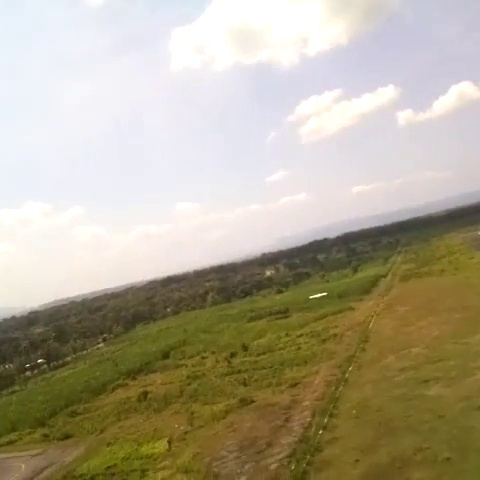
#> input picture data/horizon_uav_dataset/images/a2-converted.mp4-00.08.34.720-00.08.49.080_10.jpg, 480 x 480 px
$ python horizon_detect.py ../../data/horizon_uav_dataset/images/a2-converted.mp4-00.08.34.720-00.08.49.080_10.jpg
#> lines starting #> are read from the running program, lines starting #| are printed output that depends on the picture; after the words box and inside, x2 and y2 are one past the last pixel; in counts of white or black regions, pixels touching at a corner belong together
"""
Attempt 4 — top-N RANSAC (tuned): vectorised hypothesis scoring, point
subsampling, and Lab b* sky classifier.

Changes from attempt 3:
  1. Vectorised RANSAC — all n_iter hypotheses are scored in a single numpy
     matrix operation instead of a Python for-loop, eliminating per-iteration
     Python overhead and dramatically cutting the slow tail.
  2. Boundary-point subsampling — capped at MAX_BOUNDARY_PTS before RANSAC.
     Dense/noisy boundaries can have 2000+ points; subsampling attacks the
     P90/worst-case latency without hurting accuracy (RANSAC is stochastic).
  3. Reduced default iterations (300 vs 500) — the vectorised scorer is fast
     enough that fewer iterations still find a good hypothesis.

Sky/ground classifier (grayscale + Otsu + morph close/open) is unchanged
from attempts 2 and 3.
"""

import argparse
import time
from pathlib import Path

import cv2
import numpy as np


# ---------------------------------------------------------------------------
# Tuning knobs
# ---------------------------------------------------------------------------

_MAX_BOUNDARY_PTS = 400   # subsample boundary before RANSAC
_DEFAULT_ITER = 300        # RANSAC iterations


# ---------------------------------------------------------------------------
# Internal helpers
# ---------------------------------------------------------------------------

def _extract_boundary(image_bgr: np.ndarray):
    """Return (boundary_mask, sky_ground_mask)."""
    gray = cv2.cvtColor(image_bgr, cv2.COLOR_BGR2GRAY)
    blurred = cv2.GaussianBlur(gray, (5, 5), 0)
    _thresh, mask = cv2.threshold(blurred, 0, 255, cv2.THRESH_BINARY + cv2.THRESH_OTSU)

    kernel = cv2.getStructuringElement(cv2.MORPH_RECT, (9, 9))
    mask = cv2.morphologyEx(mask, cv2.MORPH_CLOSE, kernel)
    mask = cv2.morphologyEx(mask, cv2.MORPH_OPEN, kernel)

    gradient_kernel = np.ones((3, 3), np.uint8)
    boundary = cv2.morphologyEx(mask, cv2.MORPH_GRADIENT, gradient_kernel)

    boundary[0, :] = 0
    boundary[-1, :] = 0
    boundary[:, 0] = 0
    boundary[:, -1] = 0

    return boundary, mask


def _ransac_hypotheses(
    points: np.ndarray,
    n_iter: int,
    inlier_threshold: float,
    rng: np.random.Generator,
) -> list:
    """Score n_iter random 2-point hypotheses in one vectorised pass.

    Returns list of (inlier_count: int, inlier_mask: ndarray[bool]).
    """
    n = len(points)

    # Sample n_iter pairs (idx_i, idx_j) with idx_i != idx_j.
    idx_i = rng.integers(0, n, size=n_iter)
    idx_j = rng.integers(0, n - 1, size=n_iter)
    idx_j += (idx_j >= idx_i).astype(idx_j.dtype)  # skip collision

    pts_i = points[idx_i]   # (n_iter, 2)
    pts_j = points[idx_j]   # (n_iter, 2)

    deltas = (pts_j - pts_i).astype(np.float32)
    lengths = np.hypot(deltas[:, 0], deltas[:, 1])  # (n_iter,)
    valid = lengths > 1e-6

    safe_len = np.where(valid, lengths, 1.0)
    vx = deltas[:, 0] / safe_len   # (n_iter,)
    vy = deltas[:, 1] / safe_len   # (n_iter,)

    # Orthogonal distance from every point to every hypothesis.
    # diff_x[h, p] = points[p,0] - pts_i[h,0]  → shape (n_iter, n_points)
    diff_x = points[:, 0][None, :] - pts_i[:, 0:1]
    diff_y = points[:, 1][None, :] - pts_i[:, 1:2]
    dist = np.abs(diff_x * vy[:, None] - diff_y * vx[:, None])

    inlier_masks = dist < inlier_threshold          # (n_iter, n_pts) bool
    inlier_counts = inlier_masks.sum(axis=1)        # (n_iter,)

    keep = valid & (inlier_counts >= 2)
    return [(int(inlier_counts[h]), inlier_masks[h]) for h in np.where(keep)[0]]


def _cluster_and_refit(
    hypotheses: list,
    points: np.ndarray,
    overlap_threshold: float = 0.7,
) -> list:
    """Greedy clustering by inlier-set overlap, then refit with Huber.

    Returns result dicts sorted by confidence desc.
    """
    hypotheses.sort(key=lambda x: x[0], reverse=True)
    total = len(points)
    used = [False] * len(hypotheses)
    results = []

    for i, (count_i, mask_i) in enumerate(hypotheses):
        if used[i]:
            continue
        used[i] = True

        consensus = mask_i.copy()
        for j in range(i + 1, len(hypotheses)):
            if used[j]:
                continue
            count_j, mask_j = hypotheses[j]
            overlap = int((mask_i & mask_j).sum()) / max(count_i, count_j)
            if overlap > overlap_threshold:
                consensus |= mask_j
                used[j] = True

        inlier_pts = points[consensus].astype(np.float32)
        if len(inlier_pts) < 2:
            continue

        vx, vy, x0, y0 = cv2.fitLine(inlier_pts, cv2.DIST_HUBER, 0, 0.01, 0.01).flatten()

        angle_deg = float(np.degrees(np.arctan2(vy, vx)))
        if angle_deg > 90:
            angle_deg -= 180
        elif angle_deg <= -90:
            angle_deg += 180

        intercept_y = float(y0 - (vy / vx) * x0) if abs(vx) > 1e-6 else float("nan")
        inlier_count = int(consensus.sum())

        results.append({
            "angle_deg": angle_deg,
            "intercept_y_at_x0": intercept_y,
            "line": (float(vx), float(vy), float(x0), float(y0)),
            "confidence": inlier_count / total,
            "inlier_count": inlier_count,
        })

    results.sort(key=lambda r: r["confidence"], reverse=True)
    return results


# ---------------------------------------------------------------------------
# Public API
# ---------------------------------------------------------------------------

def detect_horizon(
    image_bgr: np.ndarray,
    n: int = 1,
    ransac_iterations: int = _DEFAULT_ITER,
    inlier_threshold: float = 3.0,
    random_seed: int | None = None,
):
    """Estimate the top-n most likely horizon lines, sorted by confidence desc.

    Each result dict contains:
      - angle_deg:          orientation in (-90, 90], degrees from the x-axis.
      - intercept_y_at_x0: y where the line crosses x=0 (NaN if near-vertical).
      - line:               (vx, vy, x0, y0) from cv2.fitLine.
      - confidence:         fraction of boundary pixels supporting this line.
      - inlier_count:       absolute number of supporting boundary pixels.
      - mask:               binary sky/ground mask (shared across all results).

    Returns dict when n==1, list[dict] when n>1, None/[] on failure.
    """
    boundary, mask = _extract_boundary(image_bgr)

    ys, xs = np.where(boundary > 0)
    if len(xs) < 2:
        return None if n == 1 else []

    points = np.column_stack([xs, ys]).astype(np.float32)
    rng = np.random.default_rng(random_seed)

    # Subsample if too many boundary points — attacks the slow tail without
    # hurting accuracy because RANSAC is already stochastic.
    if len(points) > _MAX_BOUNDARY_PTS:
        idx = rng.choice(len(points), _MAX_BOUNDARY_PTS, replace=False)
        points = points[idx]

    hypotheses = _ransac_hypotheses(points, ransac_iterations, inlier_threshold, rng)
    if not hypotheses:
        return None if n == 1 else []

    results = _cluster_and_refit(hypotheses, points)
    for r in results:
        r["mask"] = mask

    results = results[:n]
    if n == 1:
        return results[0] if results else None
    return results


def draw_horizon(image_bgr: np.ndarray, results: list[dict]) -> np.ndarray:
    """Draw all horizon candidates. Best (highest confidence) is drawn brightest."""
    out = image_bgr.copy()
    h, w = out.shape[:2]

    palette = [(0, 0, 255), (0, 128, 255), (0, 255, 255), (0, 255, 128), (0, 255, 0)]

    for rank, r in enumerate(results):
        vx, vy, x0, y0 = r["line"]
        color = palette[rank % len(palette)]
        thickness = max(1, 3 - rank)

        scale = max(h, w) * 2
        p1 = (int(round(x0 - scale * vx)), int(round(y0 - scale * vy)))
        p2 = (int(round(x0 + scale * vx)), int(round(y0 + scale * vy)))
        cv2.line(out, p1, p2, color, thickness)

        offset = r["intercept_y_at_x0"]
        offset_str = "vertical" if np.isnan(offset) else f"{offset:+.1f}px"
        label = (
            f"#{rank + 1}  conf={r['confidence']:.2f}"
            f"  angle={r['angle_deg']:+.2f}deg  offset={offset_str}"
        )
        cv2.putText(out, label, (10, 25 + rank * 22), cv2.FONT_HERSHEY_SIMPLEX, 0.55, color, 2)

    return out


# ---------------------------------------------------------------------------
# CLI
# ---------------------------------------------------------------------------

def main():
    parser = argparse.ArgumentParser(description=__doc__)
    parser.add_argument("image", type=Path, help="Path to input image")
    parser.add_argument("--out", type=Path, default=None, help="Output path for annotated image")
    parser.add_argument("--n", type=int, default=1, help="Number of horizon candidates (default: 1)")
    parser.add_argument("--iterations", type=int, default=_DEFAULT_ITER, help=f"RANSAC iterations (default: {_DEFAULT_ITER})")
    parser.add_argument("--threshold", type=float, default=3.0, help="Inlier threshold in pixels (default: 3.0)")
    parser.add_argument("--seed", type=int, default=None, help="Random seed for reproducibility")
    args = parser.parse_args()

    img = cv2.imread(str(args.image))
#> img is the input picture: shape (480, 480, 3); mean B, G, R 145.2, 168.4, 176.4
    if img is None:
        raise SystemExit(f"Could not read image: {args.image}")

    t0 = time.perf_counter()
    results = detect_horizon(
        img,
        n=args.n,
        ransac_iterations=args.iterations,
        inlier_threshold=args.threshold,
        random_seed=args.seed,
    )
#> in _extract_boundary, `_thresh, mask = cv2.threshold(blurred, 0, 255, cv2.THRESH_BINARY + cv2..`:
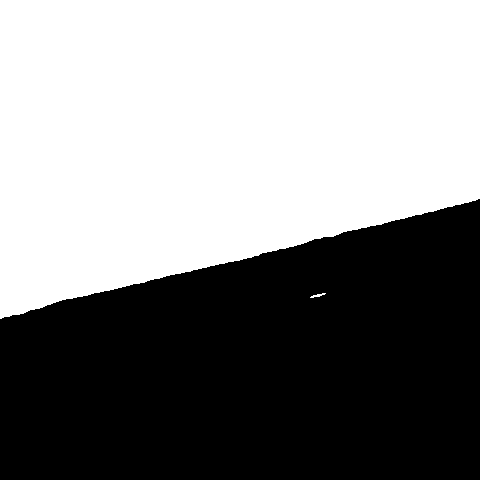
#> mask: shape (480, 480); 53.9% white; 1 black region, box (x1, y1, x2, y2) and area: (0, 199, 480, 480) 106135
#> in _extract_boundary, `boundary = cv2.morphologyEx(mask, cv2.MORPH_GRADIENT, gradient_kernel)`:
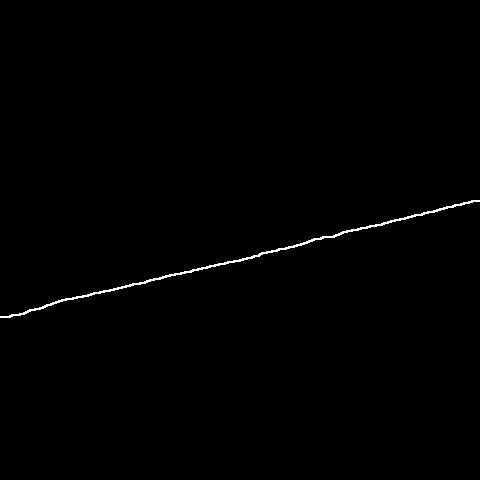
#> boundary: shape (480, 480); 0.52% white in thin lines or dots, all inside (x1, y1, x2, y2) = (0, 200, 480, 318)
#> in detect_horizon, `ys, xs = np.where(boundary > 0)`: ys = 1188 values from 200 to 317; xs = 1188 values, max 478 at index 7, min 1 at index 1166, mean 239.4
#> in detect_horizon, `points = np.column_stack([xs, ys]).astype(np.float32)`: points = 1188 pairs, first value 1 to 478, second value 200 to 317
#> in detect_horizon, `idx = rng.choice(len(points), _MAX_BOUNDARY_PTS, replace=False)`: idx = 400 values, max 1187 at index 399, min 3 at index 277, mean 602.3
#> in detect_horizon, `points = points[idx]`: points = 400 pairs, first value 3 to 476, second value 200 to 317
#> in _ransac_hypotheses, `n = len(points)`: n = 400
#> in _ransac_hypotheses, `idx_i = rng.integers(0, n, size=n_iter)`: idx_i = 300 values, max 398 at index 260, min 3 at index 97, mean 211.2
#> in _ransac_hypotheses, `idx_j = rng.integers(0, n - 1, size=n_iter)`: idx_j = 300 values, max 398 at index 26, min 0 at index 43, mean 211.7
#> in _ransac_hypotheses, `idx_j += (idx_j >= idx_i).astype(idx_j.dtype)`: idx_j = 300 values, max 399 at index 26, min 0 at index 43, mean 212.2
#> in _ransac_hypotheses, `pts_i = points[idx_i]`: pts_i = 300 pairs, first value 4 to 476, second value 200 to 317
#> in _ransac_hypotheses, `pts_j = points[idx_j]`: pts_j = 300 pairs, first value 3 to 476, second value 201 to 317
#> in _ransac_hypotheses, `deltas = (pts_j - pts_i).astype(np.float32)`: deltas = 300 pairs, first value -444 to 412, second value -102 to 108
#> in _ransac_hypotheses, `lengths = np.hypot(deltas[:, 0], deltas[:, 1])`: lengths = 300 values, max 456.9 at index 168, min 1 at index 44, mean 150.5
#> in _ransac_hypotheses, `safe_len = np.where(valid, lengths, 1.0)`: safe_len has the same summary as lengths
#> in _ransac_hypotheses, `vx = deltas[:, 0] / safe_len`: vx = 300 values, max 1 at index 44, min -1 at index 226, mean 0.0192
#> in _ransac_hypotheses, `vy = deltas[:, 1] / safe_len`: vy = 300 values, max 0.514 at index 200, min -0.555 at index 268, mean -0.00108
#> in _ransac_hypotheses, `diff_x = points[:, 0][None, :] - pts_i[:, 0:1]`:
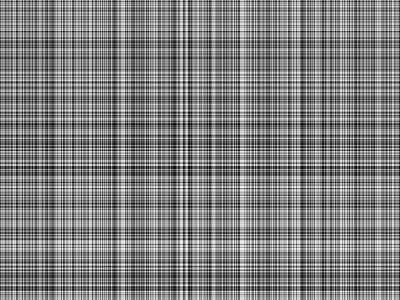
#> diff_x: shape (300, 400) float32; min -473, max 472, mean 3.9; drawn with min black and max white
#> in _ransac_hypotheses, `diff_y = points[:, 1][None, :] - pts_i[:, 1:2]`:
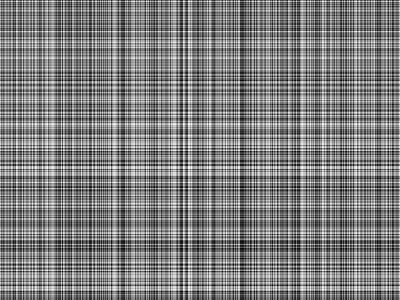
#> diff_y: shape (300, 400) float32; min -117, max 117, mean -0.9; drawn with min black and max white
#> in _ransac_hypotheses, `dist = np.abs(diff_x * vy[:, None] - diff_y * vx[:, None])`:
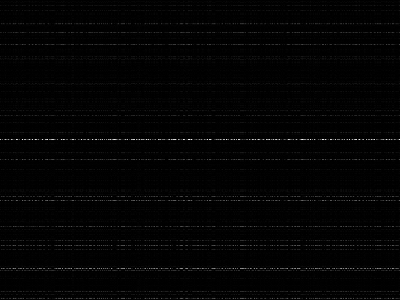
#> dist: shape (300, 400) float32; min 0, max 241.5, mean 4
#> in _ransac_hypotheses, `inlier_masks = dist < inlier_threshold`:
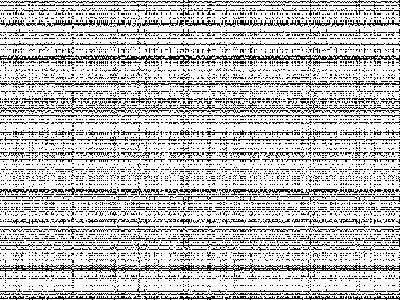
#> inlier_masks: shape (300, 400) bool; 75.8% white; black in thin lines or dots
#> in _ransac_hypotheses, `inlier_counts = inlier_masks.sum(axis=1)`: inlier_counts = 300 values, max 400 at index 3, min 8 at index 139, mean 303.2
#> in detect_horizon, `hypotheses = _ransac_hypotheses(points, ransac_iterations, inlier_thre..`: hypotheses = 300 items
#> in _cluster_and_refit, `total = len(points)`: total = 400
#> in _cluster_and_refit, `used = [False] * len(hypotheses)`: used = 300 items, first 6: False, False, False, False, False, False
#> the loop in _cluster_and_refit, `for i, (count_i, mask_i) in enumerate(hypotheses):` made 300 passes
#> count_i on passes 2 to 4: 400, 400, 400
#> after the loop in _cluster_and_refit, `for i, (count_i, mask_i) in enumerate(hypotheses):`: results = 38 items; used = 300 items, first 6: True, True, True, True, True, True
#> in detect_horizon, `results = _cluster_and_refit(hypotheses, points)`: results = 38 items
#> the loop in detect_horizon, `for r in results:` made 38 passes
#> in detect_horizon, `results = results[:n]`: results = 1 item
#> results = 6 items
    elapsed_ms = (time.perf_counter() - t0) * 1000

    if not results:
        print(f"{args.image.name}: no horizon detected  (time={elapsed_ms:.1f}ms)")
        return

    if isinstance(results, dict):
        results = [results]

    for rank, r in enumerate(results):
        offset = r["intercept_y_at_x0"]
        offset_str = "vertical" if np.isnan(offset) else f"{offset:+.1f}px"
        print(
            f"{args.image.name} #{rank + 1}: "
            f"conf={r['confidence']:.3f}  angle={r['angle_deg']:+.2f}deg  "
            f"offset={offset_str}  inliers={r['inlier_count']}  "
            f"time={elapsed_ms:.1f}ms"
        )
#> this loop made 1 pass
#> (rank, offset, offset_str) on pass 1: (0, 317.1, '+317.1px')
#> (printed output is left out)

    out_path = args.out or args.image.with_name(args.image.stem + "_horizon.jpg")
    annotated = draw_horizon(img, results)
#> the loop in draw_horizon, `for rank, r in enumerate(results):` made 1 pass
#> (rank, vx, vy, x0, y0, color, thickness, scale) on pass 1: (0, 0.971, -0.238, 239.6, 258.3, (0, 0, 255), 3, 960)
#> after the loop in draw_horizon, `for rank, r in enumerate(results):`:
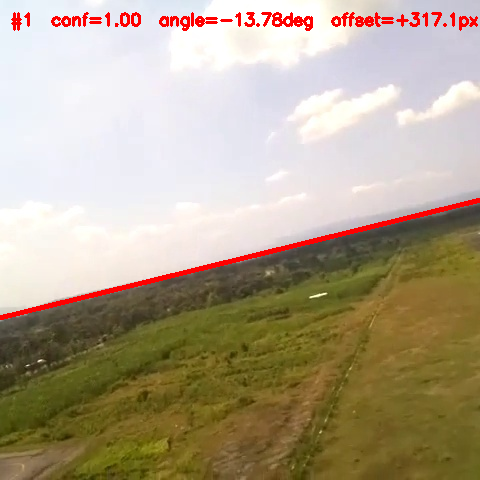
#> out: shape (480, 480, 3); 2.27% of pixels changed, all inside (x1, y1, x2, y2) = (0, 12, 480, 320)
    cv2.imwrite(str(out_path), annotated)
    print(f"  wrote {out_path}")


if __name__ == "__main__":
    main()

$ run again, on data/horizon_uav_dataset/images/a3-converted.mp4-00.08.04.849-00.09.06.443_70.jpg
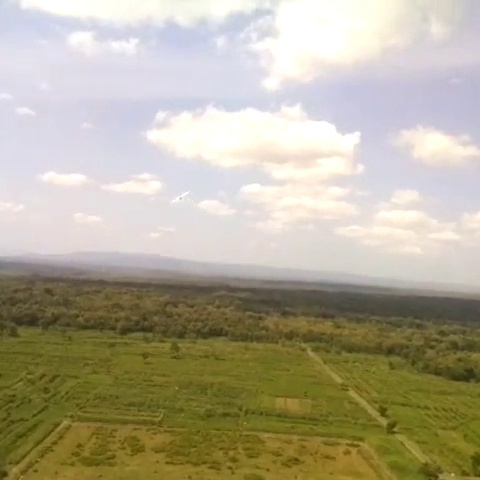
#> input picture data/horizon_uav_dataset/images/a3-converted.mp4-00.08.04.849-00.09.06.443_70.jpg, 480 x 480 px
#> in main, img is the input picture: shape (480, 480, 3); mean B, G, R 147.9, 171, 177.7
#> in _extract_boundary, `_thresh, mask = cv2.threshold(blurred, 0, 255, cv2.THRESH_BINARY + cv2..`:
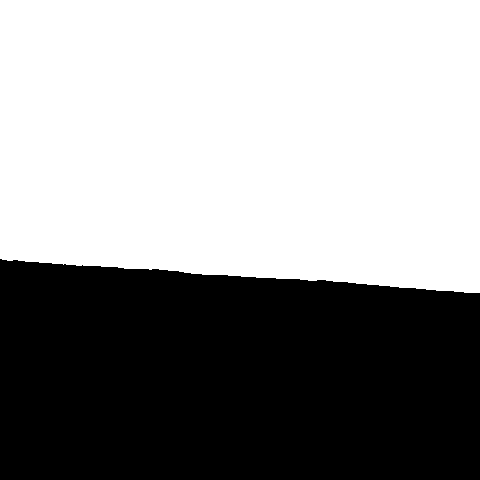
#> mask: shape (480, 480); 57.5% white; 1 black region, box (x1, y1, x2, y2) and area: (0, 259, 480, 480) 97841
#> ys = 1026 values from 259 to 293; xs = 1026 values, max 478 at index 1009, min 1 at index 0, mean 240.1
#> in detect_horizon, `points = np.column_stack([xs, ys]).astype(np.float32)`: points = 1026 pairs, first value 1 to 478, second value 259 to 293
#> idx = 400 values, max 1024 at index 314, min 2 at index 102, mean 512.2
#> in detect_horizon, `points = points[idx]`: points = 400 pairs, first value 1 to 478, second value 259 to 293
#> n = 400
#> idx_i = 300 values, max 399 at index 166, min 6 at index 72, mean 196.6
#> in _ransac_hypotheses, `idx_j = rng.integers(0, n - 1, size=n_iter)`: idx_j = 300 values, max 398 at index 44, min 0 at index 8, mean 199.6
#> in _ransac_hypotheses, `idx_j += (idx_j >= idx_i).astype(idx_j.dtype)`: idx_j = 300 values, max 399 at index 44, min 0 at index 8, mean 200
#> pts_i = 300 pairs, first value 2 to 477, second value 259 to 293
#> pts_j = 300 pairs, first value 2 to 478, second value 259 to 293
#> deltas = 300 pairs, first value -436 to 461, second value -31 to 33
#> lengths = 300 values, max 462.2 at index 243, min 1.41 at index 223, mean 162.2
#> safe_len has the same summary as lengths
#> in _ransac_hypotheses, `vx = deltas[:, 0] / safe_len`: vx = 300 values, max 1 at index 80, min -1 at index 66, mean 0.0255
#> in _ransac_hypotheses, `vy = deltas[:, 1] / safe_len`: vy = 300 values, max 0.447 at index 128, min -0.707 at index 223, mean -0.00101
#> inlier_masks: shape (300, 400) bool; 79.8% white; black in thin lines or dots
#> inlier_counts = 300 values, max 400 at index 2, min 5 at index 223, mean 319.2
#> hypotheses = 300 items
#> total = 400
#> in _cluster_and_refit, `used = [False] * len(hypotheses)`: used = 300 items, first 6: False, False, False, False, False, False
#> the loop in _cluster_and_refit, `for i, (count_i, mask_i) in enumerate(hypotheses):` made 300 passes
#> (vx, vy, x0, y0, angle_deg, intercept_y, inlier_count) on pass 1: (0.998, 0.0686, 238.3, 275.6, 3.93, 259.2, 400)
#> after the loop in _cluster_and_refit, `for i, (count_i, mask_i) in enumerate(hypotheses):`: results = 28 items; used = 300 items, first 6: True, True, True, True, True, True
#> in detect_horizon, `results = _cluster_and_refit(hypotheses, points)`: results = 28 items
#> the loop in detect_horizon, `for r in results:` made 28 passes
#> in detect_horizon, `results = results[:n]`: results = 1 item
#> in main, `results = detect_horizon( img, n=args.n, ransac_iterations=args.iterat..`: results = 6 items
#> the loop in main, `for rank, r in enumerate(results):` made 1 pass
#> (rank, offset, offset_str) on pass 1: (0, 259.2, '+259.2px')
#> (printed output is left out)
#> the loop in draw_horizon, `for rank, r in enumerate(results):` made 1 pass
#> (rank, vx, vy, x0, y0, color, thickness, scale) on pass 1: (0, 0.998, 0.0686, 238.3, 275.6, (0, 0, 255), 3, 960)
#> after the loop in draw_horizon, `for rank, r in enumerate(results):`:
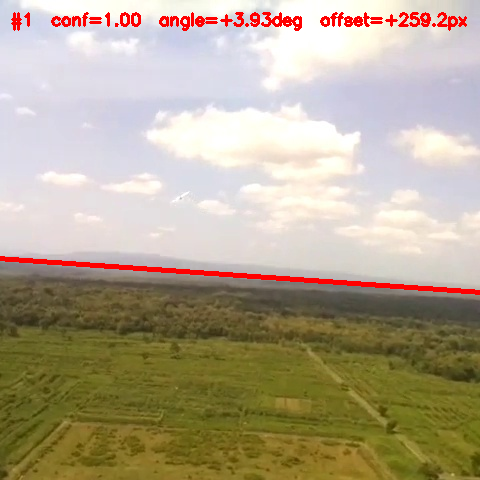
#> out: shape (480, 480, 3); 2.29% of pixels changed, all inside (x1, y1, x2, y2) = (0, 12, 480, 295)
